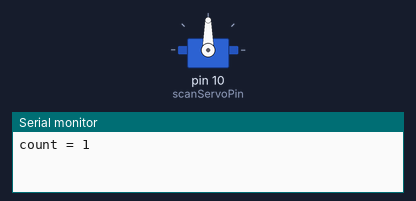
The sketch below on a simulated Arduino Uno, built with avr-gcc and run on an emulated ATmega328P. Shown: servo, the last lines printed to the serial monitor.

Above: at 0.05 s.
At 2.85 s:
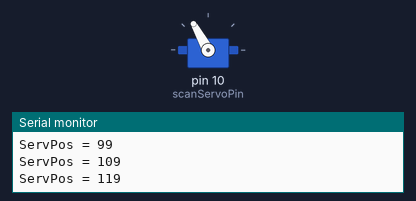
At 3.4 s:
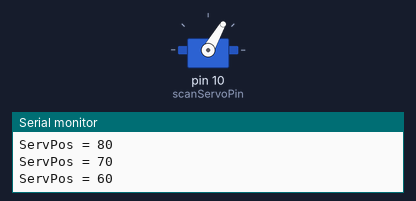
At 3.8 s:
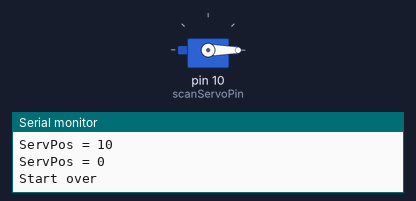
Timing chart, 0 to 8.8 s (numbered marks = the images above):
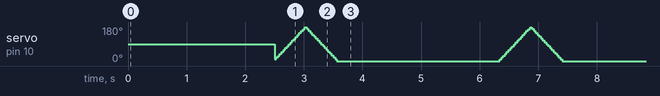

The sketch:

SolarPanel_v20171009_02_5.ino
```cpp
/* Servo global variables   */
#include <Servo.h>
int scanServoPin = 10;
int loopCount = 0;
int currentState = 0;  //[TK]
int previousState = 0;  //[TK]
int timer = 250;
int sweepDelay = 600;
int sweepScanDelay = 30;
int positionScanServo = 0;


// create servo object to control our servo
// a maximum of eight servo objects can be created
Servo myScanServo;


void setup() {
  // put your setup code here, to run once:
  //pinMode(ledPin, OUTPUT); // declare LED as output
  //pinMode(scanServoPin, INPUT); // declare pushbutton as input

  // set up serial at 9600 baud
  Serial.begin(9600);

  /* Servos setup*/
  // attaches the servo on pin 9 to the servo object
  myScanServo.attach(scanServoPin);
}
void loop() {
  // put your main code here, to run repeatedly:


// Scan loop
if (loopCount == 10){
  currentState = 1;
}
else {
  loopCount = loopCount + 1;
  Serial.print("count = ");
  Serial.println(loopCount);
}

if (currentState == 1){
  loopCount = 0;
  currentState = 0;
  /* myScanServo.write(0);
  delay(sweepDelay);
  myScanServo.write(180);
  //delay(1000); */
    for (int i=1; i <= 36; i++){
    if (i <= 18) {
      positionScanServo = ((i * 10) - 1);
    }
    else {
      positionScanServo = ((36 - i) * 10);
    }
    //Serial.print("ServPos = ");
    //Serial.println(i);
    myScanServo.write(positionScanServo);
    Serial.print("ServPos = ");
    Serial.println(positionScanServo);

    delay(sweepScanDelay);
   }
  Serial.println("Start over");
}

  delay(timer);
}
```
